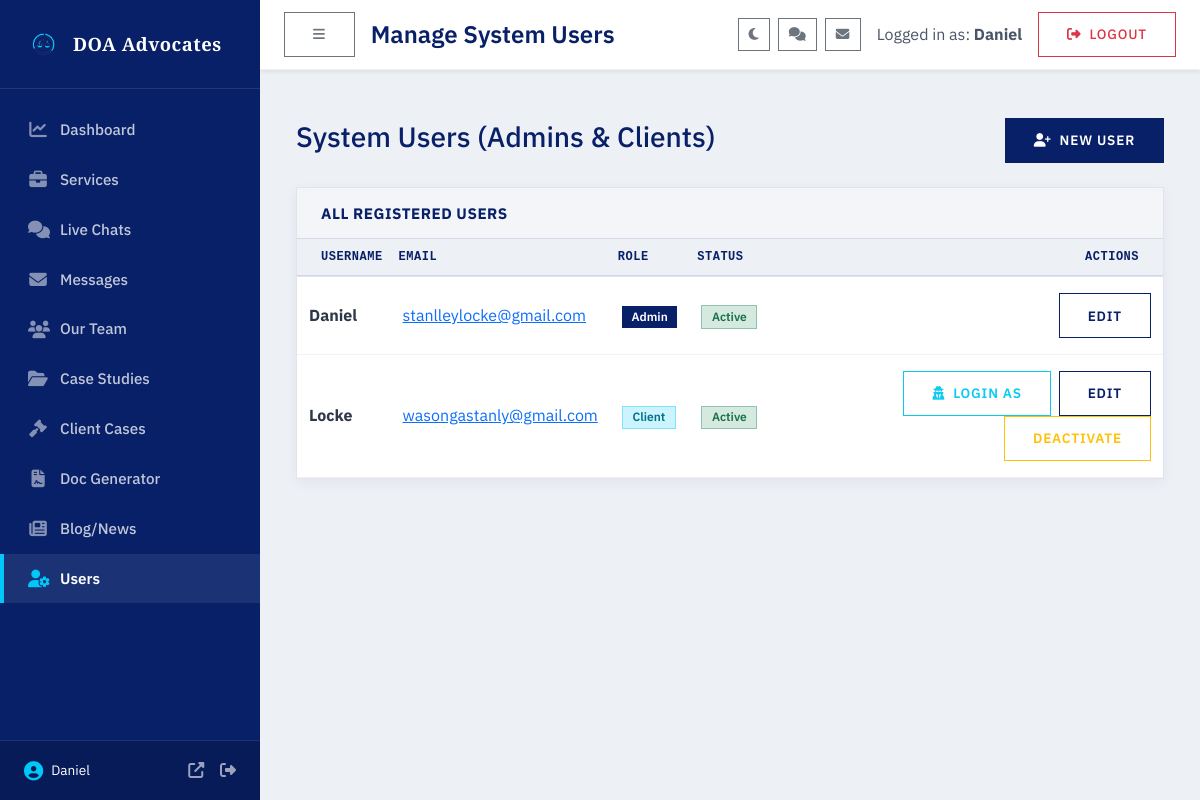
The app's page /admin/users (signed in) with its own data.
### models.py (models this page shows, shortened)
class User(UserMixin, db.Model):
    id = db.Column(db.Integer, primary_key=True)
    username = db.Column(db.String(64), unique=True, nullable=False)
    email = db.Column(db.String(120), unique=True, nullable=False)
    password_hash = db.Column(db.String(256), nullable=False)
    is_admin = db.Column(db.Boolean, default=False)
    is_active = db.Column(db.Boolean, default=True)
    is_online = db.Column(db.Boolean, default=False)
    last_seen = db.Column(db.DateTime, nullable=True)
    created_at = db.Column(db.DateTime, default=datetime.utcnow)
    assigned_rooms = db.relationship('ChatRoom', backref='assignee', lazy=True)

### routes/admin_routes.py (the view)
@admin_bp.route('/users')
@admin_required
def users():
    all_users = User.query.order_by(User.is_admin.desc(), User.username).all()
    return render_template('admin/users.html', title='Manage Users', users=all_users)

### routes/admin_routes.py (called while the page is built)
def admin_required(f):
    @wraps(f)
    @login_required
    def decorated_function(*args, **kwargs):
        if not current_user.is_admin or not current_user.is_active:
            flash('You need administrator privileges to access this page.', 'danger')
            return redirect(url_for('main.index'))
        return f(*args, **kwargs)
    return decorated_function

### templates/admin/users.html (shortened to what this page needs)
{% extends "admin/layout.html" %}
{% block admin_title %}Manage System Users{% endblock %}
{% block admin_content %}
<div class="container-fluid py-4">
  <div class="d-flex justify-content-between align-items-center mb-4">
    <h1 class="h3">System Users (Admins &amp; Clients)</h1>
    <a href="{{ url_for('admin.new_user') }}" class="btn btn-primary" style="border-radius: 0;">
      <i class="fas fa-user-plus me-1"></i> New User
    </a>
  </div>
  <div class="card shadow-sm border-0">
    <div class="card-header bg-white py-3" style="border-radius: 0;">
      <h2 class="h5 mb-0 text-uppercase tracking-wider fw-bold text-muted">All Registered Users</h2>
    </div>
    <div class="table-responsive">
      <table class="table table-hover align-middle mb-0">
        <thead class="table-light">
          <tr class="text-uppercase small font-monospace tracking-wider text-muted">
            <th class="ps-4">Username</th>
            <th>Email</th>
            <th>Role</th>
            <th>Status</th>
            <th class="pe-4 text-end">Actions</th>
          </tr>
        </thead>
        <tbody>
          {% for user in users %}
          <tr>
            <td class="ps-4 fw-bold">{{ user.username }}</td>
            <td><a href="mailto:{{ user.email }}">{{ user.email }}</a></td>
            <td>
              {% if user.is_admin %}
                <span class="badge bg-primary" style="border-radius: 0;">Admin</span>
              {% else %}
                <span class="badge bg-info text-dark" style="border-radius: 0;">Client</span>
              {% endif %}
            </td>
            <td>
              {% if user.is_active %}
                <span class="badge bg-success" style="border-radius: 0;">Active</span>
              {% else %}
                <span class="badge bg-secondary" style="border-radius: 0;">Inactive</span>
              {% endif %}
            </td>
            <td class="pe-4 text-end">
              {% if not user.is_admin %}
              <form action="{{ url_for('admin.impersonate_user', id=user.id) }}" method="POST" class="d-inline">
                <button type="submit" class="btn btn-sm btn-outline-info me-1" style="border-radius: 0;">
                  <i class="fas fa-user-secret me-1"></i> Login As
                </button>
              </form>
              {% endif %}
              <a href="{{ url_for('admin.edit_user', id=user.id) }}" class="btn btn-sm btn-outline-primary" style="border-radius: 0;">Edit</a>
              {% if user.is_active and user.id != current_user.id %}
              <form action="{{ url_for('admin.deactivate_user', id=user.id) }}" method="POST" class="d-inline">
                <button type="submit" class="btn btn-sm btn-outline-warning" style="border-radius: 0;">Deactivate</button>
              </form>
              {% endif %}
            </td>
          </tr>
          {% endfor %}
        </tbody>
      </table>
    </div>
  </div>
</div>
{% endblock %}

### templates/admin/layout.html (shortened to what this page needs)
{% extends "layout.html" %}
{% block content %}
<div class="admin-dashboard-container">
    <aside class="admin-sidebar" id="adminSidebar">
        <div class="admin-sidebar-header">
            <a href="{{ url_for('admin.dashboard') }}" class="d-flex align-items-center text-decoration-none">
                <img src="{{ url_for('static', filename='images/logo/dan_ochieng_advocates_logo.png') }}" alt="Dan Ochieng & Company Advocates Logo" class="sidebar-logo me-2">
                <span class="sidebar-brand-name">DOA Advocates</span>
            </a>
        </div>
        <nav class="admin-sidebar-nav">
            <a href="{{ url_for('admin.dashboard') }}" class="nav-item {% if request.endpoint == 'admin.dashboard' %}active{% endif %}" title="Dashboard">
                <i class="fas fa-chart-line"></i> <span>Dashboard</span>
            </a>
            <a href="{{ url_for('admin.services') }}" class="nav-item {% if request.endpoint in ['admin.services', 'admin.new_service', 'admin.edit_service'] %}active{% endif %}" title="Services">
                <i class="fas fa-briefcase"></i> <span>Services</span>
            </a>
            <a href="{{ url_for('chat.admin_chats') }}" class="nav-item {% if request.endpoint == 'chat.admin_chats' %}active{% endif %}" title="Live Chats">
                <i class="fas fa-comments"></i> <span>Live Chats</span>
            </a>
            <a href="{{ url_for('admin.messages') }}" class="nav-item {% if request.endpoint in ['admin.messages', 'admin.reply_message'] %}active{% endif %}" title="Messages">
                <i class="fas fa-envelope"></i> <span>Messages</span>
            </a>
            <a href="{{ url_for('admin.team') }}" class="nav-item {% if request.endpoint in ['admin.team', 'admin.new_team_member', 'admin.edit_team_member'] %}active{% endif %}" title="Our Team">
                <i class="fas fa-users"></i> <span>Our Team</span>
            </a>
            <a href="{{ url_for('admin.cases') }}" class="nav-item {% if request.endpoint in ['admin.cases', 'admin.new_case', 'admin.edit_case'] %}active{% endif %}" title="Case Studies">
                <i class="fas fa-folder-open"></i> <span>Case Studies</span>
            </a>
            <a href="{{ url_for('admin.client_cases') }}" class="nav-item " title="Client Cases">
                <i class="fas fa-gavel"></i> <span>Client Cases</span>
            </a>
            <a href="{{ url_for('admin.generate_document') }}" class="nav-item {% if request.endpoint == 'admin.generate_document' %}active{% endif %}" title="Doc Generator">
                <i class="fas fa-file-contract"></i> <span>Doc Generator</span>
            </a>
            <a href="{{ url_for('admin.blog_posts') }}" class="nav-item {% if request.endpoint in ['admin.blog_posts', 'admin.new_blog_post', 'admin.edit_blog_post'] %}active{% endif %}" title="Blog/News">
                <i class="fas fa-newspaper"></i> <span>Blog/News</span>
            </a>
            <a href="{{ url_for('admin.users') }}" class="nav-item {% if request.endpoint in ['admin.users', 'admin.edit_user'] %}active{% endif %}" title="Users">
                <i class="fas fa-user-cog"></i> <span>Users</span>
            </a>
        </nav>
        <div class="admin-sidebar-footer">
            <div class="user-info">
                <i class="fas fa-user-circle"></i>
                <span class="username-text">{{ current_user.username }}</span>
            </div>
            <div class="footer-actions">
                <a href="{{ url_for('main.index') }}" target="_blank" title="View Website"><i class="fas fa-external-link-alt"></i></a>
                <a href="{{ url_for('auth.logout') }}" title="Sign Out"><i class="fas fa-sign-out-alt"></i></a>
            </div>
        </div>
    </aside>
    <div class="admin-content-wrapper">
        <header class="admin-topbar shadow-sm">
            <button class="btn btn-sm btn-outline-secondary me-3 d-none d-lg-inline-block" id="desktopSidebarToggleBtn" aria-label="Collapse Sidebar" style="border-radius: 0;">
                <i class="fas fa-bars"></i>
            </button>
            <div class="topbar-title h4 mb-0 d-none d-md-block">
                {% block admin_title %}Admin Control Panel{% endblock %}
            </div>
            <div class="topbar-actions ms-auto d-flex align-items-center">
                <button id="themeToggleBtn" class="btn btn-sm btn-outline-secondary me-2" aria-label="Toggle Theme" style="border-radius: 0; padding: 0.35rem 0.6rem;">
                    <i class="fas fa-moon" id="themeToggleIcon"></i>
                </button>
                <a href="{{ url_for('chat.admin_chats') }}" class="btn btn-sm btn-outline-secondary me-2 position-relative" title="Unread Chats" style="border-radius: 0; padding: 0.35rem 0.6rem;">
                    <i class="fas fa-comments"></i>
                </a>
                <a href="{{ url_for('admin.messages') }}" class="btn btn-sm btn-outline-secondary me-3 position-relative" title="Unread Messages" style="border-radius: 0; padding: 0.35rem 0.6rem;">
                    <i class="fas fa-envelope"></i>
                </a>
                <span class="text-muted me-3 d-none d-sm-inline">Logged in as: <strong>{{ current_user.username }}</strong></span>
                <a href="{{ url_for('auth.logout') }}" class="btn btn-sm btn-outline-danger btn-logout-topbar">
                    <i class="fas fa-sign-out-alt me-1"></i> Logout
                </a>
            </div>
        </header>
        <div class="admin-page-content p-4">
            {% block admin_content %}{% endblock %}
        </div>
    </div>
</div>
{% endblock %}

### records on screen
User: username "Daniel", email "stanlleylocke@gmail.com", is_admin "Admin", is_active "Active"
User: username "Locke", email "wasongastanly@gmail.com", is_admin "Client", is_active "Active"
